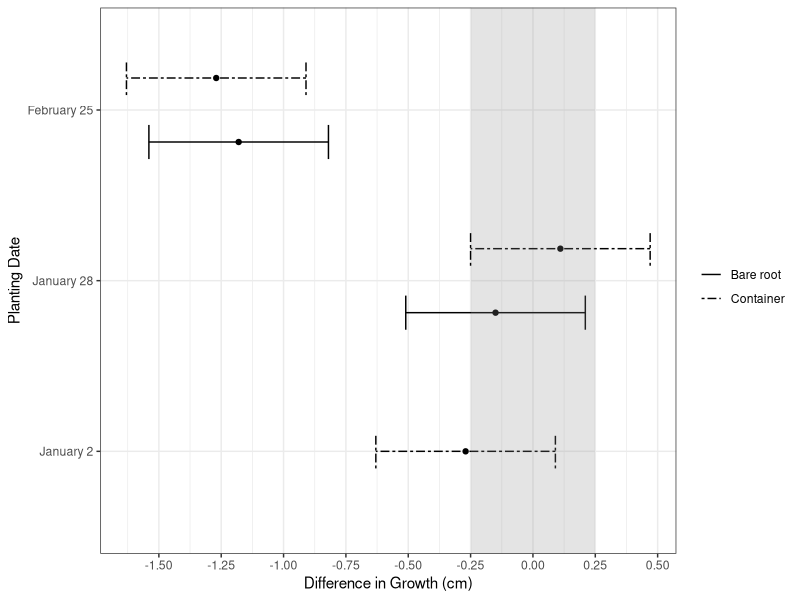
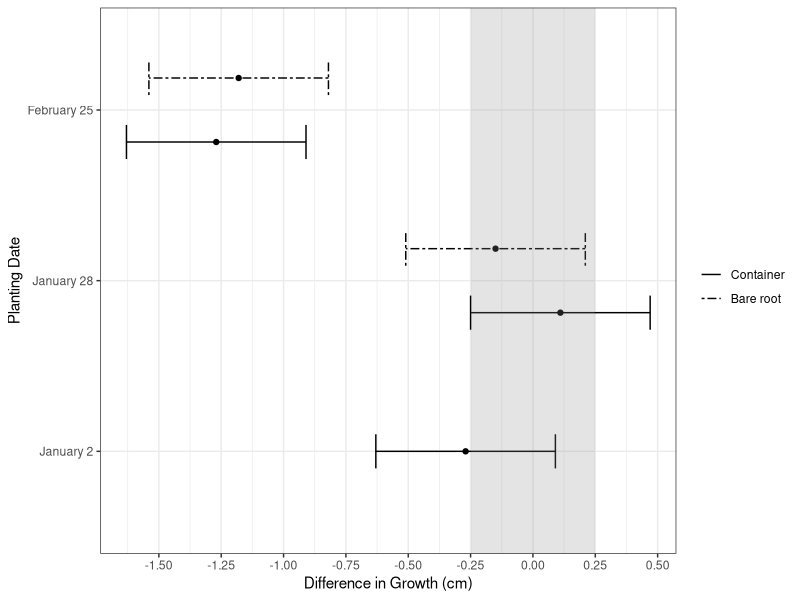
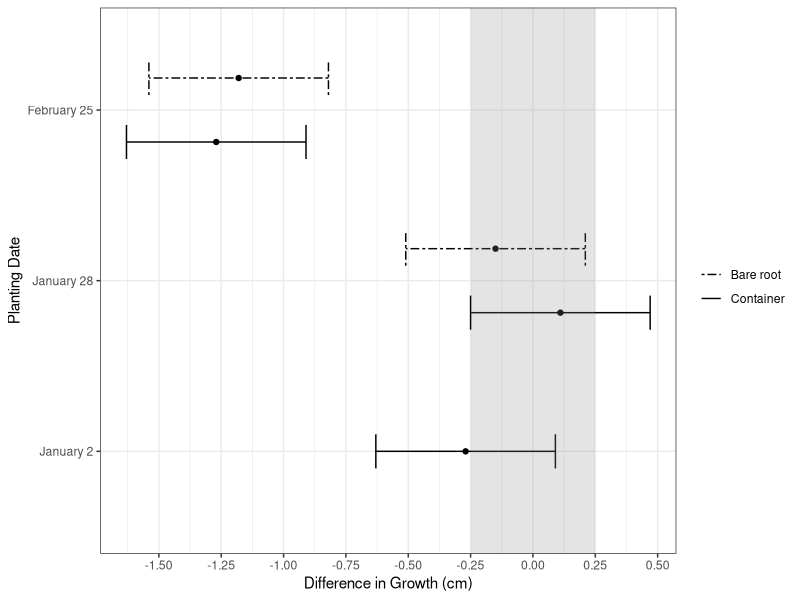

These figures' R source, in order:
res = structure(list(Diffmeans = c(-0.27, 0.11, -0.15, -1.27, -1.18
), Lower.CI = c(-0.63, -0.25, -0.51, -1.63, -1.54), Upper.CI = c(0.09, 
0.47, 0.21, -0.91, -0.82), plantdate = structure(c(1L, 2L, 2L, 
3L, 3L), .Label = c("January 2", "January 28", "February 25"), class = "factor"), 
    stocktype = structure(c(2L, 2L, 1L, 2L, 1L), .Label = c("bare", 
    "cont"), class = "factor")), .Names = c("Diffmeans", "Lower.CI", 
"Upper.CI", "plantdate", "stocktype"), row.names = c(NA, -5L), class = "data.frame")


library(ggplot2)

( g1 = ggplot(res, aes(x = plantdate, y = Diffmeans, group = stocktype) ) +
 	geom_point(position = position_dodge(width = .75) ) +
 	geom_errorbar( aes(ymin = Lower.CI, ymax = Upper.CI,
 	                   linetype = stocktype,
 	                   width = c(.2, .4, .4, .4, .4) ),
 	               position = position_dodge(width = .75) ) +
      theme_bw() + 
      labs(y = "Difference in Growth (cm)",
           x = "Planting Date") +
      geom_rect(xmin = -Inf, xmax = Inf, ymin = -.25, ymax = .25, 
			fill = "grey54", alpha = .05) +
      scale_y_continuous(breaks = seq(-1.5, .5, by = .25) ) + 
      coord_flip() +
      scale_linetype_manual(values = c("solid", "twodash"),
                            name = element_blank(),
                            labels = c("Bare root", "Container") ) )


res$stocktype = factor(res$stocktype, levels = c("cont", "bare") )


g1 %+% 
     res +
     scale_linetype_manual(values = c("solid", "twodash"),
                            name = element_blank(),
                            labels = c("Container", "Bare root") )




g1 %+% 
     res +
     scale_linetype_manual(values = c("solid", "twodash"),
                           name = element_blank(),
                           labels = c("Container", "Bare root"),
                           guide = guide_legend(reverse = TRUE) )

